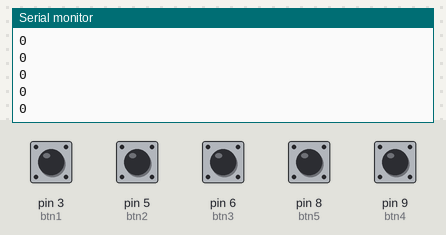
Simulated run of this sketch. Board: Arduino Uno, built with avr-gcc and run on an emulated ATmega328P. Parts: the last lines printed to the serial monitor. Inputs (shaded band) come from the test bench; at power-on: pin 3 (btn1), pin 5 (btn2), pin 6 (btn3), pin 8 (btn5), pin 9 (btn4) LOW.

Above: at 1.2 s.
1.3 s: pin 3 (btn1) pulled HIGH for 0.15 s
At 1.31 s:
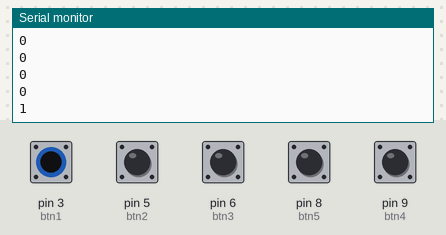
2.9 s: pin 5 (btn2) pulled HIGH for 0.15 s
At 2.91 s:
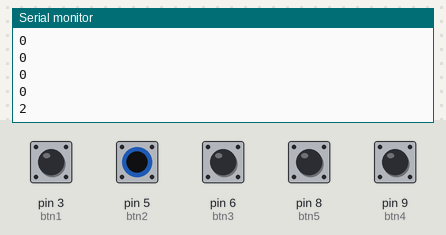
4.5 s: pin 6 (btn3) pulled HIGH for 0.15 s
At 4.51 s:
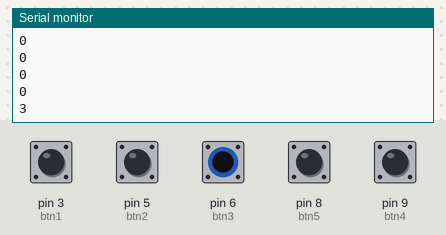
6.1 s: pin 8 (btn5) pulled HIGH for 0.15 s
At 6.11 s:
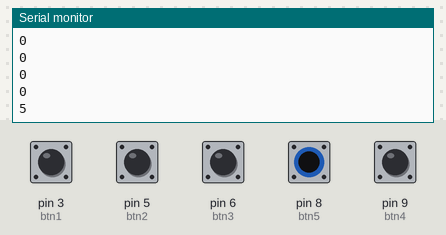
7.7 s: pin 9 (btn4) pulled HIGH for 0.15 s
At 7.71 s:
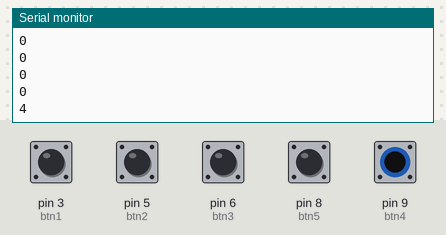
Timing chart, 0 to 10.3 s (numbered marks = the images above; inputs shaded):
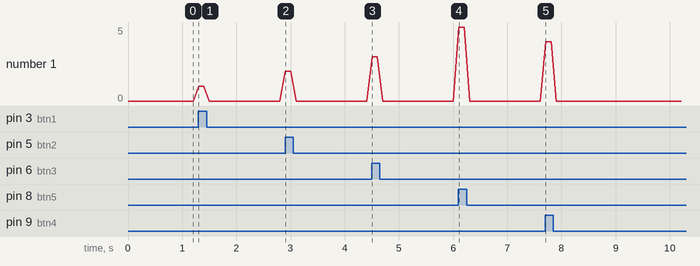

The sketch:

botones_juego.ino
```cpp
#define btn1 3
#define btn2 5
#define btn3 6
#define btn4 9
#define btn5 8
void setup() {
  Serial.begin(9600);
  pinMode(btn1, INPUT);
  pinMode(btn2, INPUT);
  pinMode(btn3, INPUT);
  pinMode(btn4, INPUT);
  pinMode(btn5, INPUT);
  Serial.println(0);
}

void loop() {
  if (digitalRead(btn1) == HIGH)
  {
    Serial.println(1); //UP
  }
      else if (digitalRead(btn2) == HIGH)
  {
    Serial.println(2);//DOWN
  }
     else if (digitalRead(btn3) == HIGH)
  {
    Serial.println(3);//LEFT
  }
     else if (digitalRead(btn4) == HIGH)
  {
    Serial.println(4);//RIGHT
  }
     else if (digitalRead(btn5) == HIGH)
  {
    Serial.println(5);//SHOOT
  }
  else{
    Serial.println(0);//Normal state
  }
  delay(100);

}
```

Measured:
- after the input at 1.3 s, the serial monitor: prints a new line at once (image 1)
- after the input at 2.9 s, the serial monitor: prints a new line at once (image 2)
- after the input at 4.5 s, the serial monitor: prints a new line at once (image 3)
- after the input at 6.1 s, the serial monitor: prints a new line at once (image 4)
- after the input at 7.7 s, the serial monitor: prints a new line at once (image 5)
